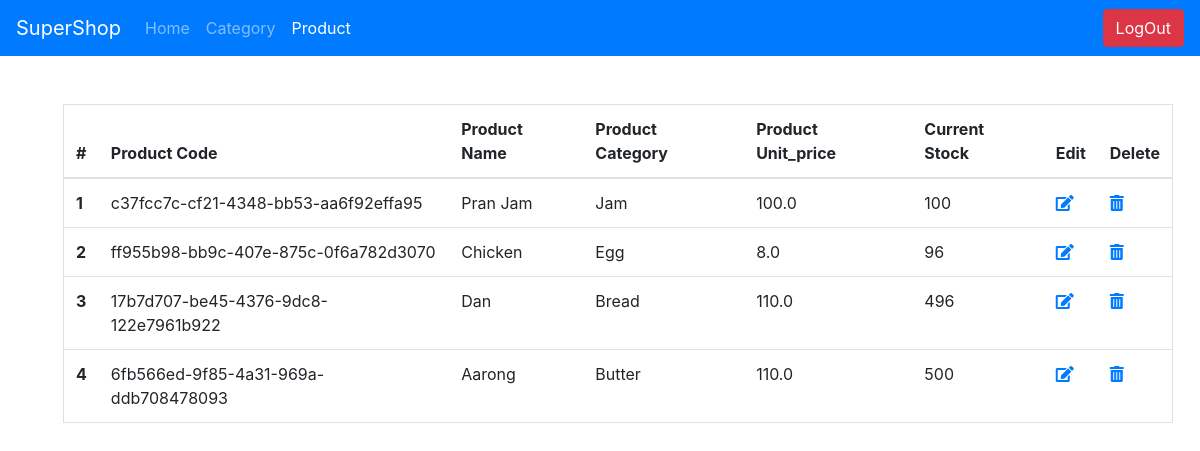
Screenshot of /supershop_admin/product/view/ (signed in) with the database file from the repository.
### supershop_app/models.py (models this page shows, shortened)
class Product(models.Model):
    id = models.AutoField(primary_key=True)
    product_code = models.UUIDField(default=uuid.uuid4)
    product_name = models.CharField(max_length=255, blank=False, null=False, unique=True)
    product_category = models.ForeignKey(ProductCategory, on_delete=models.CASCADE)
    product_unit_price = models.FloatField(default=0.0)
    current_stock = models.PositiveIntegerField(default=0)

class ProductCategory(models.Model):
    id = models.AutoField(primary_key=True)
    category_code = models.UUIDField(default=uuid.uuid4)
    category_name = models.CharField(max_length=255, blank=False, null=False, unique=True)
    def __str__(self):
        return self.category_name

### supershop_app/views.py (the view, shortened to what this page needs)
# urls.py: path('supershop_admin/product/<str:ops>/', views.admin_product_operation, name="admin_product_operation"),
@login_required(login_url='/supershop_admin/')
def admin_product_operation(request, ops):
    if request.method == "POST":
        if ops == 'add':
            form = ProductForm(request.POST)
            if form.is_valid():
                messages.success(request, "Succesfully added.")
                form.save()
            else:
                messages.error(request, "Something Went Wrong.")
            return redirect("/supershop_admin/product/add/")
        elif 'edit' in ops:
            cat_id = ops.split('__')[-1]
            cat = models.Product.objects.filter(pk=cat_id).first()
            form = ProductEditForm(request.POST, instance=cat)
            if form.is_valid():
                form.save()
                messages.success(request, "Succesfully Updated.")
            else:
                messages.error(request, "Something Went Wrong.")
            return redirect("/supershop_admin/category/view/")
        elif 'delete' in ops:
            prod_id = ops.split('__')[-1]
            cat = models.Product.objects.filter(pk=prod_id).delete()
            return JsonResponse(1, safe=False)
    elif request.method == 'GET':
        if ops == 'add':
            form = ProductForm()
            return render(request, "all_forms.html",
                          context={"is_logged_in": request.user.is_authenticated,
                                   "form": form,
                                   "title": "Add Product",
                                   "admin": 1,
                                   'logout': request.user.is_authenticated,
                                   "btn_name": "ADD Product",
                                   "admin_product": "active"})
        elif ops == 'view':
            all_products = models.Product.objects.all()
            return render(request, 'view_products.html',
                          context={
                              'is_logged_in': request.user.is_authenticated,
                              "products": all_products,
                              "title": "View Products",
                              "admin": 1,
                              'logout': request.user.is_authenticated,
                              "admin_product": "active"
                          })
        else:
            return redirect("admin_product")

### supershop_app/templates/supershop_app/view_products.html (shortened to what this page needs)
{% extends 'base.html' %}
{% load static %}
{% block content %}
    <div class="container m-5">
        <table class="table border">
            <thead>
                <tr>
                    <th scope="col">#</th>
                    <th scope="col">Product Code</th>
                    <th scope="col">Product Name</th>
                    <th scope="col">Product Category</th>
                    <th scope="col">Product Unit_price</th>
                    <th scope="col">Current Stock</th>
                    <th scope="col">Edit</th>
                    <th scope="col">Delete</th>
                </tr>
            </thead>
            <tbody>
            {% for product in products %}
                <tr>
                    <th scope="row">{{ forloop.counter }}</th>
                    <td>{{ product.product_code }}</td>
                    <td>{{ product.product_name }}</td>
                    <td>{{ product.product_category }}</td>
                    <td>{{ product.product_unit_price }}</td>
                    <td>{{ product.current_stock }}</td>
                    <td><a href="/supershop_admin/product/edit__{{ product.pk }}/"><i class="fas fa-edit"></i></a></td>
                    <td><a onclick="deleteFunc({{ product.pk }})" href="" ><i class="fas fa-trash-alt"></i></a></td>
                </tr>
            {% endfor %}
            </tbody>
        </table>
    </div>
{% endblock %}

### rows the page displays
Product: product_code "c37fcc7c-cf21-4348-bb53-aa6f92effa95", product_name "Pran Jam", product_category "Jam", product_unit_price "100.0", current_stock "100"
Product: product_code "ff955b98-bb9c-407e-875c-0f6a782d3070", product_name "Chicken", product_category "Egg", product_unit_price "8.0", current_stock "96"
Product: product_code "17b7d707-be45-4376-9dc8-122e7961b922", product_name "Dan", product_category "Bread", product_unit_price "110.0", current_stock "496"
Product: product_code "6fb566ed-9f85-4a31-969a-ddb708478093", product_name "Aarong", product_category "Butter", product_unit_price "110.0", current_stock "500"
